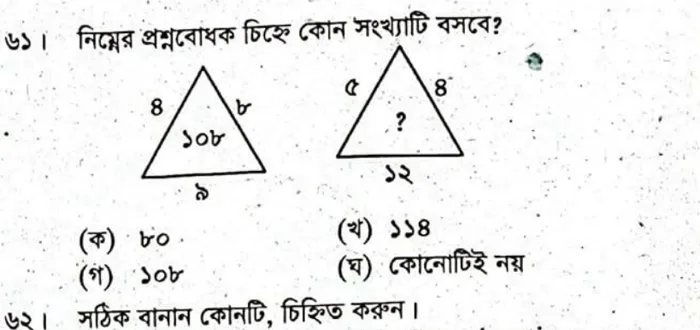
#> input picture bcs/data/img/bcs-46-q56.webp, 700 x 330 px
$ python prep.py ../../bcs/data/img/bcs-46-q56.webp ../../bcs/data/img/bcs-46-q56.webp
#> lines starting #> are read from the running program, lines starting #| are printed output that depends on the picture; after the words box and inside, x2 and y2 are one past the last pixel; in counts of white or black regions, pixels touching at a corner belong together
import sys, cv2, numpy as np
src,dst=sys.argv[1],sys.argv[2]
im=cv2.imread(src,cv2.IMREAD_GRAYSCALE); h,w=im.shape
#> after `h, w = im.shape`: h = 330; w = 700
im=im[int(h*0.093):int(h*0.930),:]
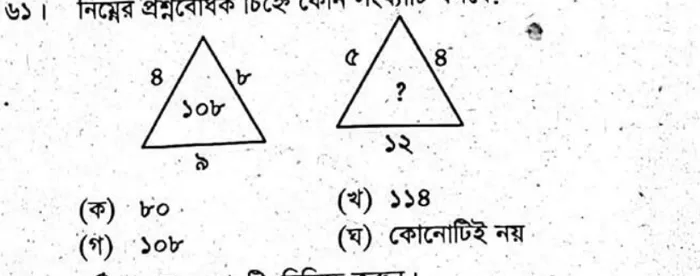
#> im: shape (276, 700); min 0, max 255, mean 241.1
mean=cv2.blur(im.astype(np.float32),(61,61))
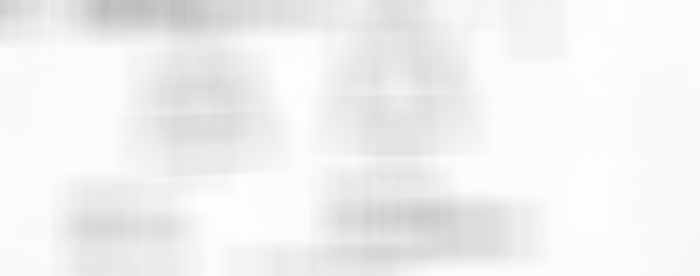
#> mean: shape (276, 700) float32; min 190.1, max 254.1, mean 241.1
th=np.minimum(150,mean-40)
#> th: shape (276, 700) float32; every value is 150
out=np.where(im<th,0,255).astype(np.uint8)
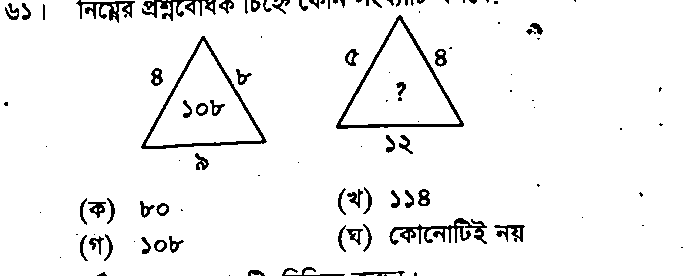
#> out: shape (276, 700); 95.2% white; 107 black regions (48 under 20 px), largest, box (x1, y1, x2, y2) and area: (336, 15, 464, 129) 1217, (141, 36, 267, 149) 1152, (389, 218, 487, 245) 897
cv2.imwrite(dst,out)
